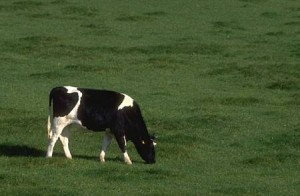
#> input picture data/cow.jpg, 300 x 196 px
$ python gmm_assign2.py
#> lines starting #> are read from the running program, lines starting #| are printed output that depends on the picture
### src/gmm.py
import numpy as np

class GMM:
    def __init__(self, k=3, max_iters=100, tolerance=1e-6):
        self.k = k
        self.max_iters = max_iters
        self.tolerance = tolerance

        self.weights = None
        self.means = None
        self.covariances = None
        self.responsibilities = None

    def _gaussian_pdf(self, X, mean, cov):
        n_features = X.shape[1]
        diff = X - mean

        cov += np.eye(n_features) * 1e-6

        det = np.linalg.det(cov)
        inv = np.linalg.inv(cov)

        exponent = -0.5 * np.sum(diff @ inv * diff, axis=1)
        normalization = 1.0 / np.sqrt(((2 * np.pi) ** n_features) * det)

        return normalization * np.exp(exponent)

    def fit(self, X):
        n_samples, n_features = X.shape

        self.weights = np.full(self.k, 1/self.k)
        random_indices = np.random.choice(n_samples, self.k, replace=False)
        self.means = X[random_indices]
        self.covariances = np.array([np.eye(n_features) for _ in range(self.k)])

        log_likelihood_old = 0

        for i in range(self.max_iters):
            weighted_pdfs = np.zeros((n_samples, self.k))
            for k in range(self.k):
                weighted_pdfs[:, k] = self.weights[k] * self._gaussian_pdf(X, self.means[k], self.covariances[k])

            sum_weighted_pdfs = np.sum(weighted_pdfs, axis=1, keepdims=True)
            self.responsibilities = weighted_pdfs / (sum_weighted_pdfs + 1e-10)

            N_k = np.sum(self.responsibilities, axis=0)

            for k in range(self.k):
                self.weights[k] = N_k[k] / n_samples

                self.means[k] = np.sum(self.responsibilities[:, [k]] * X, axis=0) / N_k[k]

                diff = X - self.means[k]
                self.covariances[k] = (self.responsibilities[:, k] * diff.T) @ diff / N_k[k]

            log_likelihood_new = np.sum(np.log(sum_weighted_pdfs + 1e-10))
            if abs(log_likelihood_new - log_likelihood_old) < self.tolerance:
                print(f"GMM converged at iteration {i}")
                break
            log_likelihood_old = log_likelihood_new

        return self.means, self.covariances

    def predict(self, X):
        weighted_pdfs = np.zeros((X.shape[0], self.k))
        for k in range(self.k):
            weighted_pdfs[:, k] = self.weights[k] * self._gaussian_pdf(X, self.means[k], self.covariances[k])
        return np.argmax(weighted_pdfs, axis=1)

    # [5 lines left out: function predict_proba, not called in this run]

### assignments/gmm_assign2.py
import sys
import os
import numpy as np
import matplotlib.pyplot as plt
from PIL import Image


sys.path.append(os.path.abspath(os.path.join(os.path.dirname(__file__), '..')))

from src.gmm import GMM

def remove_background():
    image_path = os.path.join(os.path.dirname
    (__file__), '../data/cow.jpg')

    if not os.path.exists(image_path):
        print(f"Lỗi: Không tìm thấy file tại {image_path}")
        return

    img = Image.open(image_path).convert('RGB')
#> img is the input picture: PIL image 300x196 RGB; mean R, G, B 68, 84.9, 47.4


    original_size = img.size
#> original_size = (300, 196)
    img.thumbnail((200, 200)) # Giới hạn kích thước ảnh khoảng 200px
#> img: PIL image 200x131 RGB
    img_np = np.array(img)

    h, w, c = img_np.shape
#> h = 131; w = 200; c = 3
    X = img_np.reshape(-1, 3).astype(np.float64) / 255.0

    print(f"Đang xử lý ảnh kích thước: {h}x{w} ({h*w} pixels)...")
#> (printed output is left out)
    k = 3
    gmm = GMM(k=k, max_iters=50)
    gmm.fit(X)
#> in fit, `self.means = X[random_indices]`: self.means = [[0.275, 0.357, 0.204], [0.298, 0.365, 0.192], [0.2, 0.282, 0.129]]
#> the loop in fit, `for i in range(self.max_iters):` made 50 passes
#> (N_k, log_likelihood_new, log_likelihood_old) on passes 2 to 11: ([8600.9, 8583.2, 8826.9], 153184.3, 153184.3), ([7829.5, 7686.6, 10395.2], 158581.2, 158581.2), ([8492.2, 6879, 10552.3], 165258.5, 165258.5), ([13464.2, 5372, 7149.2], 176820.9, 176820.9), ([18427.7, 3450.5, 4232.6], 189462.8, 189462.8), ([20723.8, 2235, 3241.2], 197687.4, 197687.4), ([21732.1, 1538.8, 2929.2], 200230.9, 200230.9), ([22179.6, 1232, 2788.4], 201012.1, 201012.1), ([22393.8, 1092.5, 2713.7], 201289.7, 201289.7), ([22504.9, 1016.9, 2678.3], 201399.8, 201399.8)
#> (N_k, log_likelihood_new, log_likelihood_old) on pass 1: ([8748, 8743.4, 8708.6], -72609.4, -72609.4)

    labels = gmm.predict(X)
    bg_cluster_idx = np.argmax(gmm.weights)


    print(f"Cụm được xác định là nền: {bg_cluster_idx} (Trọng số: {gmm.weights[bg_cluster_idx]:.2f})")
#| Cụm được xác định là nền: 0 (Trọng số: 0.86)
    foreground_pixels = X.copy()

    mask = (labels == bg_cluster_idx)
    foreground_pixels[mask] = [0, 0, 0]
    result_img = (foreground_pixels.reshape(h, w, 3) * 255).astype(np.uint8)
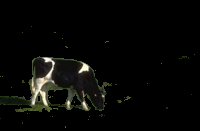
#> result_img: shape (131, 200, 3); mean of channels 0, 1, 2 8.3, 8.5, 6.5; drawn as R, G, B
    plt.figure(figsize=(15, 5))

    plt.subplot(1, 3, 1)
    plt.imshow(img_np)
    plt.title("Ảnh gốc")
    plt.axis('off')

    plt.subplot(1, 3, 2)
    plt.imshow(labels.reshape(h, w), cmap='viridis')
    plt.title("Bản đồ phân cụm màu")
    plt.axis('off')

    plt.subplot(1, 3, 3)
    plt.imshow(result_img)
    plt.title("Vật thể sau khi loại nền")
    plt.axis('off')

    plt.tight_layout()
    plt.show()
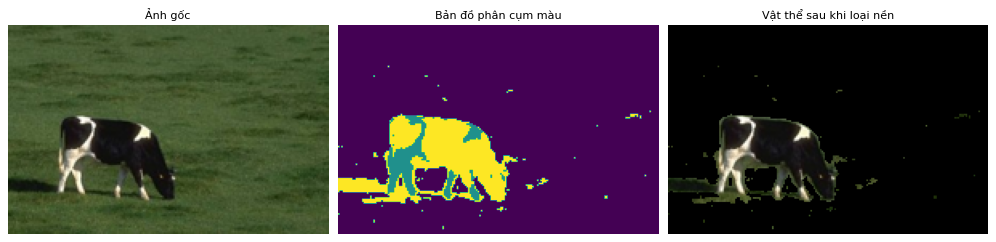
#> figure drawn by matplotlib, 3 panels

if __name__ == "__main__":
    remove_background()
